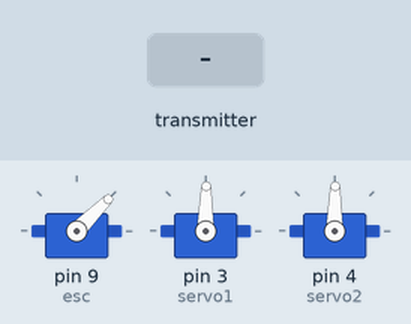
Bench run of a sketch on a simulated Arduino Uno, built with avr-gcc and run on an emulated ATmega328P. Shown: 3 × servo. The inputs (shaded band) are chosen by the test bench. No radio packets arrive unless stated.

Above: at 1.2 s.
1.3 s: the transmitter starts sending j2PotX = 0
At 2.0 s:
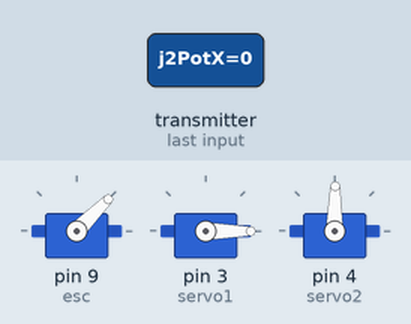
2.8 s: the transmitter starts sending j2PotY = 0
At 3.1 s:
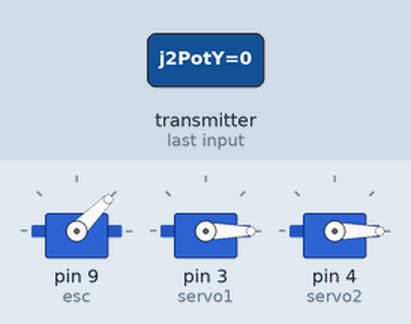
4.3 s: the transmitter starts sending pot1 = 0
At 5.4 s:
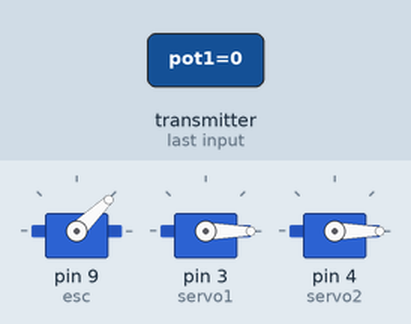
Timing chart, 0 to 7.3 s (numbered marks = the images above; inputs shaded):
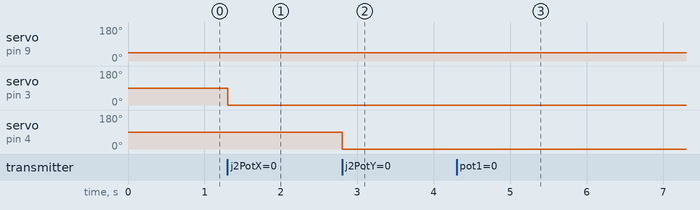

The sketch:

ESC_servo_control_transmitter.ino
```cpp
/*
    DIY Arduino based RC Transmitter Project
   == Receiver Code - ESC and Servo Control ==

  by Dejan Nedelkovski, www.HowToMechatronics.com
  Library: TMRh20/RF24, https://github.com/tmrh20/RF24/
*/
#include <SPI.h>
#include <nRF24L01.h>
#include <RF24.h>
#include <Servo.h>

RF24 radio(10, 9);  // nRF24L01 (CE, CSN)
const byte address[6] = "00001";

unsigned long lastReceiveTime = 0;
unsigned long currentTime = 0;

Servo esc;  // create servo object to control the ESC
Servo servo1;
Servo servo2;
int escValue, servo1Value, servo2Value;

// Max size of this struct is 32 bytes - NRF24L01 buffer limit
struct Data_Package {
  byte j1PotX;
  byte j1PotY;
  byte j1Button;
  byte j2PotX;
  byte j2PotY;
  byte j2Button;
  byte pot1;
  byte pot2;
  byte tSwitch1;
  byte tSwitch2;
  byte button1;
  byte button2;
  byte button3;
  byte button4;
};

Data_Package data;  //Create a variable with the above structure

void setup() {
  Serial.begin(9600);
  radio.begin();
  radio.openReadingPipe(0, address);
  radio.setAutoAck(false);
  radio.setDataRate(RF24_250KBPS);
  radio.setPALevel(RF24_PA_LOW);
  radio.startListening();  //  Set the module as receiver
  resetData();
  esc.attach(9);
  servo1.attach(3);
  servo2.attach(4);
}
void loop() {
  // Check whether we keep receving data, or we have a connection between the two modules
  currentTime = millis();
  if (currentTime - lastReceiveTime > 1000) {  // If current time is more then 1 second since we have recived the last data, that means we have lost connection
    resetData();                               // If connection is lost, reset the data. It prevents unwanted behavior, for example if a drone jas a throttle up, if we lose connection it can keep flying away if we dont reset the function
  }
  // Check whether there is data to be received
  if (radio.available()) {
    radio.read(&data, sizeof(Data_Package));  // Read the whole data and store it into the 'data' structure
    lastReceiveTime = millis();               // At this moment we have received the data
  }
  // Controlling servos
  servo1Value = map(data.j2PotX, 0, 255, 0, 180);
  servo2Value = map(data.j2PotY, 0, 255, 0, 180);
  servo1.write(servo1Value);
  servo2.write(servo2Value);
  // Controlling brushless motor with ESC
  escValue = map(data.pot1, 0, 255, 1000, 2000);  // Map the receiving value form 0 to 255 to 0 1000 to 2000, values used for controlling ESCs
  esc.writeMicroseconds(escValue);                // Send the PWM control singal to the ESC
}

void resetData() {
  // Reset the values when there is no radio connection - Set initial default values
  data.j1PotX = 127;
  data.j1PotY = 127;
  data.j2PotX = 127;
  data.j2PotY = 127;
  data.j1Button = 1;
  data.j2Button = 1;
  data.pot1 = 1;
  data.pot2 = 1;
  data.tSwitch1 = 1;
  data.tSwitch2 = 1;
  data.button1 = 1;
  data.button2 = 1;
  data.button3 = 1;
  data.button4 = 1;
}
```

Measured:
- after the input at 1.3 s, servo on pin 3 (servo1): 89° → 0° at once
- after the input at 2.8 s, servo on pin 4 (servo2): 89° → 0° at once
- after the input at 4.3 s, servo on pin 9 (esc): 45° → 44° at once
